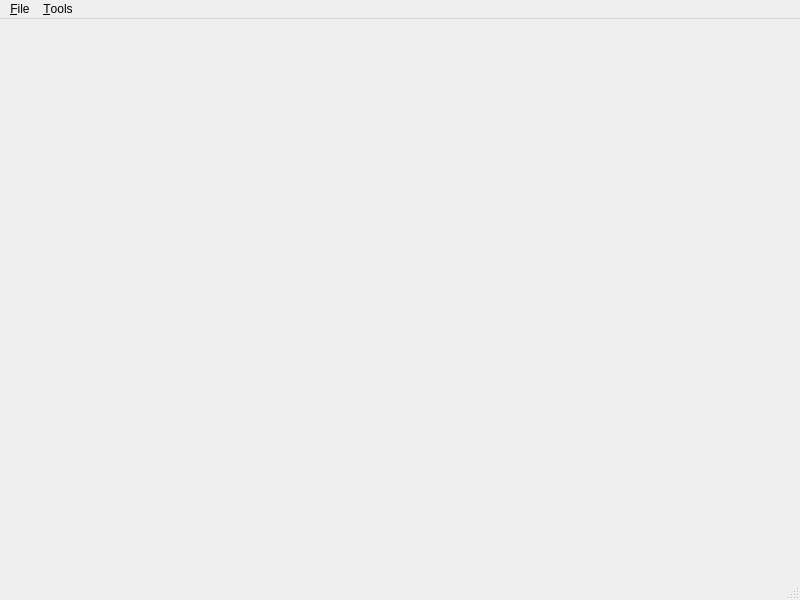
<?xml version="1.0" encoding="UTF-8"?>
<ui version="4.0">
 <class>MainWindow</class>
 <widget class="QMainWindow" name="MainWindow">
  <property name="geometry">
   <rect>
    <x>0</x>
    <y>0</y>
    <width>800</width>
    <height>600</height>
   </rect>
  </property>
  <property name="windowTitle">
   <string>MainWindow</string>
  </property>
  <widget class="QWidget" name="centralwidget"/>
  <widget class="QMenuBar" name="menubar">
   <property name="geometry">
    <rect>
     <x>0</x>
     <y>0</y>
     <width>800</width>
     <height>22</height>
    </rect>
   </property>
   <widget class="QMenu" name="menuFile">
    <property name="title">
     <string>&amp;File</string>
    </property>
    <addaction name="action_FileExit"/>
   </widget>
   <widget class="QMenu" name="menuTools">
    <property name="title">
     <string>&amp;Tools</string>
    </property>
    <addaction name="action_ToolsOptions"/>
   </widget>
   <addaction name="menuFile"/>
   <addaction name="menuTools"/>
  </widget>
  <widget class="QStatusBar" name="statusbar"/>
  <action name="action_FileExit">
   <property name="text">
    <string>&amp;Exit</string>
   </property>
   <property name="shortcut">
    <string>Ctrl+E</string>
   </property>
  </action>
  <action name="action_ToolsOptions">
   <property name="text">
    <string>&amp;Options</string>
   </property>
   <property name="shortcut">
    <string>Ctrl+O</string>
   </property>
  </action>
 </widget>
 <resources/>
 <connections/>
</ui>
